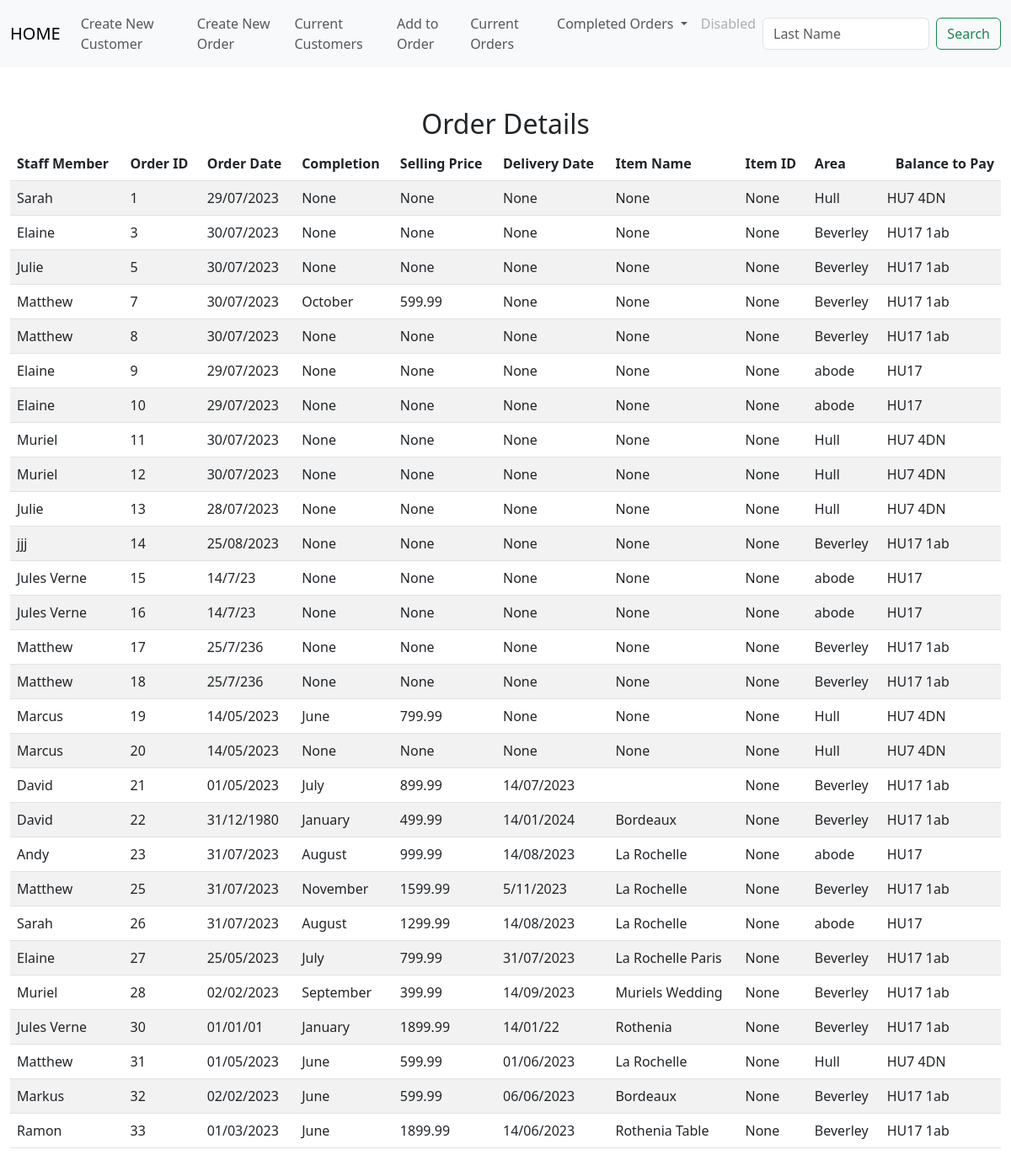
The app's page /list_of_orders, older data.
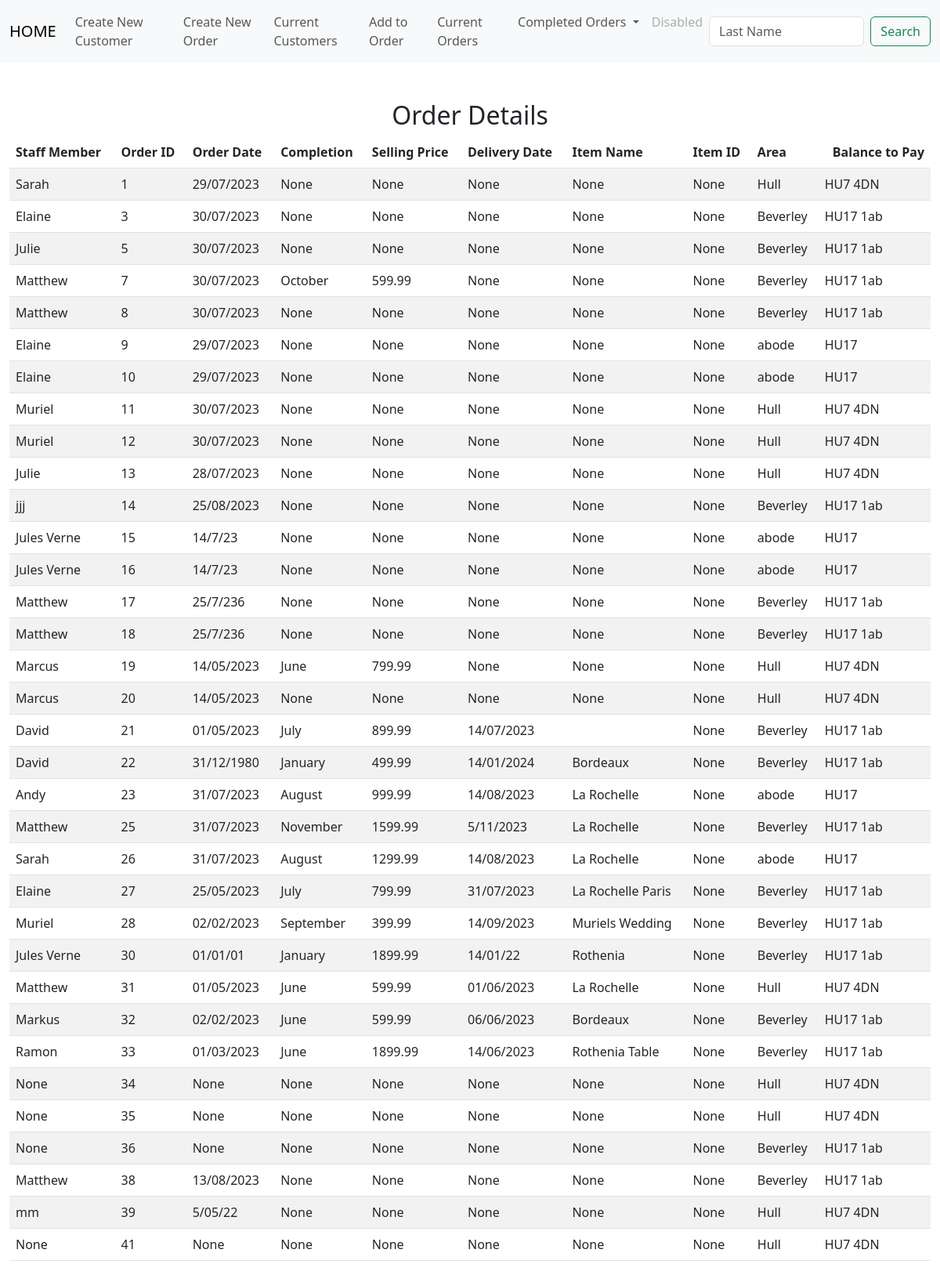
The same page, newer data.
### tables this page shows
CREATE TABLE orders(order_id INTEGER PRIMARY KEY AUTOINCREMENT NOT NULL,  cust_id INTEGER, item_id INTEGER, staff_member TEXT, order_date DATETIME, customer_last_name TEXT, completion TEXT, delivery_date DATETIME, item_name TEXT, item_description TEXT, colour_finish TEXT, width INTEGER, depth INTEGER, height INTEGER, extra_details TEXT, selling_price DECIMAL, del_col_take TEXT );

CREATE TABLE customers(id INTEGER PRIMARY KEY AUTOINCREMENT NOT NULL, first_name TEXT, last_name TEXT, address_1 TEXT, address_2 TEXT, address_3 TEXT, postcode TEXT, telephone_1 TEXT, telephone_2 TEXT);

### app.py (the view)
@app.route("/list_of_orders", methods=["GET", "POST"])
def list_of_orders():
    if request.method == "POST":
        return render_template("list_of_orders.html")
    if request.method == "GET":
        ord_detail = db.execute("select * from orders join customers on orders.cust_id = customers.id;")
        return render_template("list_of_orders.html", ord_detail = ord_detail)

### app.py (called while the page is built)
@app.after_request
def after_request(response):
    response.headers["Cache-Control"] = "no-cache, no-store, must-revalidate"
    response.headers["Expires"] = 0
    response.headers["Pragma"] = "no-cache"
    return response

### templates/list_of_orders.html (shortened to what this page needs)
{% extends "layout.html" %}
{% block main %}
<div class="section">
    <h2>Order Details</h2>
    <table class="table table-striped">
        <thead>
            <tr>
                <th class="text-start">Staff Member</th>
                <th class="text-start">Order ID</th>
                <th class="text-start">Order Date</th>
                <th class="text-start">Completion</th>
                <th class="text-start">Selling Price</th>
                <th class="text-start">Delivery Date</th>
                <th class="text-start">Item Name</th>
                <th class="text-start">Item ID</th>
                <th class="text-start">Area</th>
                <th class="text-end">Balance to Pay</th>
            </tr>
        </thead>
        <tbody>
            {% for row in ord_detail %}
            <tr>
                <td class="text-start">{{ row["staff_member"] }}</td>
                <td class="text-start">{{ row["order_id"] }}</td>
                <td class="text-start">{{ row["order_date"] }}</td>
                <td class="text-start">{{ row["completion"] }}</td>
                <td class="text-start">{{ row["selling_price"] }}</td>
                <td class="text-start">{{ row["delivery_date"] }}</td>
                <td class="text-start">{{ row["item_name"] }}</td>
                <td class="text-start">{{ row["item_id"] }}</td>
                <td class="text-start">{{ row["address_3"] }}</td>
                <td class="text-start">{{ row["postcode"] }}</td>
                </tr>
            {% endfor %}
        </tbody>
    </div>
{% endblock %}

### templates/layout.html (shortened to what this page needs)
<!doctype html>
<html lang="en">
  <head>
    <link href="https://cdn.jsdelivr.net/npm/bootstrap@5.3.0/dist/css/bootstrap.min.css" rel="stylesheet">
  </head>
  <body>
    <nav class="navbar navbar-expand-lg bg-body-tertiary">
        <div class="container-fluid">
          <a class="navbar-brand" href="/">HOME</a>
            <div class="collapse navbar-collapse" id="navbarSupportedContent">
                <ul class="navbar-nav me-auto mb-2 mb-lg-0">
                <li class="nav-item">
                    <li class="nav-item"><a class="nav-link" href="/new_customer">Create New Customer</a></li>
                    <li class="nav-item"><a class="nav-link" href="/customer_order">Create New Order</a></li>
                </li>
                <li class="nav-item">
                    <a class="nav-link" href="/list_of_customers">Current Customers</a>
                    <li class="nav-item"><a class="nav-link" href="/search">Add to Order</a></li>
                    <a class="nav-link" href="/list_of_orders">Current Orders</a>
                </li>
                <li class="nav-item dropdown">
                    <a class="nav-link dropdown-toggle" href="#" role="button" data-bs-toggle="dropdown" aria-expanded="false">
                    Completed Orders
                    </a>
                </li>
                <li class="nav-item">
                    <a class="nav-link disabled">Disabled</a>
                </li>
                </ul>
                <form class="d-flex" role="search">
                <input class="form-control me-2" type="search" placeholder="Last Name" aria-label="Search">
                <button class="btn btn-outline-success" type="submit">Search</button>
                </form>
            </div>
            </div>
        </nav>
      <main class="container-fluid py-5 text-center">
        {% block main %}{% endblock %}
      </main>
  </body>

Row changes from the older to the newer data that the page shows:
added orders: staff_member "None", order_id "34", order_date "None", completion "None", selling_price "None", delivery_date "None", item_name "None", item_id "None", address_3 "Hull", postcode "HU7 4DN"
added orders: staff_member "None", order_id "35", order_date "None", completion "None", selling_price "None", delivery_date "None", item_name "None", item_id "None", address_3 "Hull", postcode "HU7 4DN"
added orders: staff_member "None", order_id "36", order_date "None", completion "None", selling_price "None", delivery_date "None", item_name "None", item_id "None", address_3 "Beverley", postcode "HU17 1ab"
added orders: staff_member "Matthew", order_id "38", order_date "13/08/2023", completion "None", selling_price "None", delivery_date "None", item_name "None", item_id "None", address_3 "Beverley", postcode "HU17 1ab"
added orders: staff_member "mm", order_id "39", order_date "5/05/22", completion "None", selling_price "None", delivery_date "None", item_name "None", item_id "None", address_3 "Hull", postcode "HU7 4DN"
added orders: staff_member "None", order_id "41", order_date "None", completion "None", selling_price "None", delivery_date "None", item_name "None", item_id "None", address_3 "Hull", postcode "HU7 4DN"
